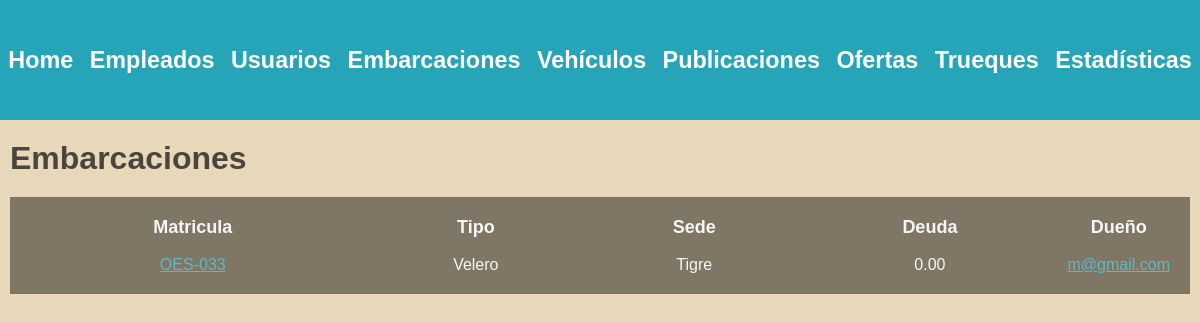
The app's page /administracion/embarcaciones/ (signed in), older data.
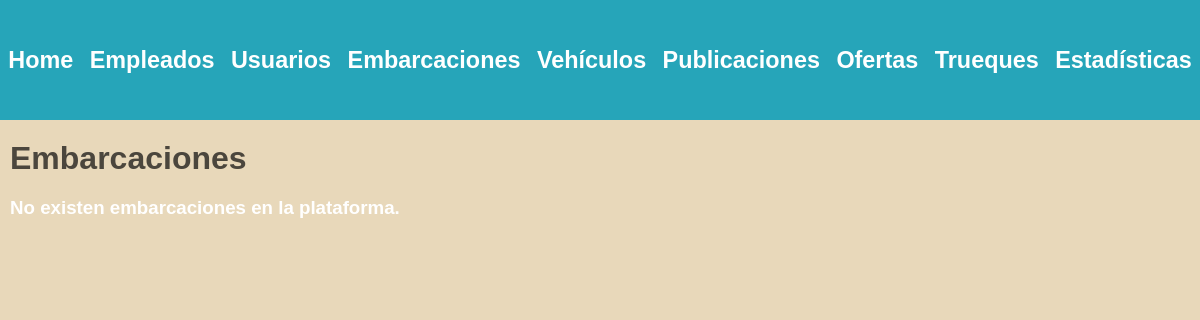
The same page, newer data.
### embarcaciones/models.py (models this page shows)
class Embarcacion(models.Model):
    matricula = models.CharField(max_length=100, unique=True)
    modelo = models.CharField(max_length=100)
    tipo = models.ForeignKey(TipoEmbarcacion, on_delete=models.SET_NULL, null=True)
    m_eslora = models.DecimalField(max_digits=5, decimal_places=2)
    m_manga = models.DecimalField(max_digits=5, decimal_places=2)
    m_calado = models.DecimalField(max_digits=5, decimal_places=2)
    motor = models.BooleanField(default=False)
    deuda = models.DecimalField(max_digits=10, decimal_places=2, default=0)
    sede = models.ForeignKey(Sede, on_delete=models.SET_NULL, null=True)
    dueño = models.ForeignKey(Usuario, on_delete=models.CASCADE)

class TipoEmbarcacion(models.Model):
    clase= models.CharField(max_length=50, unique=True)

### empleados/models.py (models this page shows)
class Sede(models.Model):
    nombre = models.CharField(max_length=100, unique=True)

### usuarios/models.py (models this page shows, shortened)
class Usuario(AbstractBaseUser, PermissionsMixin):
    nombre = models.CharField(max_length=50)
    apellido = models.CharField(max_length=50)
    fecha_nacimiento = models.DateField()
    telefono = models.CharField(max_length=13)
    mail = models.EmailField(max_length=50, unique=True)
    password = models.CharField(max_length=128)
    is_staff= models.BooleanField(default=False)
    is_blocked= models.BooleanField(default=False)
    USERNAME_FIELD = 'mail'
    REQUIRED_FIELDS = ['nombre', 'apellido', 'fecha_nacimiento', 'telefono']

### administrador/views.py (the view)
# urls.py: path('', include('embarcaciones.urls')),
def embarcaciones(request):
    user = request.user
    if not user.is_superuser:
        return redirect('home')
    embarcaciones = Embarcacion.objects.exclude(matricula__startswith='*')
    return render(request, 'boats.html', {'embarcaciones' : embarcaciones})

### autenticacion/backend.py (called while the page is built)
    def get_user(self, user_id):
        UserModel = get_user_model()
        try:
            return UserModel.objects.get(pk=user_id)
        except UserModel.DoesNotExist:
            return None

### administrador/templates/boats.html (shortened to what this page needs)
{% extends 'layouts/navbar.html' %}
{% block content %}
<div class="header">
    <h1>Embarcaciones</h1>
</div>
{% if embarcaciones %}
    <table>
        <thead>
            <tr>
                <th>Matricula</th>
                <th>Tipo</th>
                <th>Sede</th>
                <th>Deuda</th>
                <th>Dueño</th>
            </tr>
        </thead>
        <tbody>
            {% for embarcacion in embarcaciones %}
                <tr>
                    <td>
                        <a href="{% url 'ver detalle embarcacion' embarcacion.id 0 %}"> {{embarcacion.matricula}} </a>
                    </td>
                    <td>{{embarcacion.tipo.clase}}</td>
                    <td>{{embarcacion.sede.nombre}}</td>
                    <td>{{embarcacion.deuda}}</td>
                    <td>
                        <a href="{% url 'ver perfil' embarcacion.dueño.id %}"> {{embarcacion.dueño}} </a>
                    </td>
                </tr>
            {% endfor %}
        </tbody>
    </table>
{% else %}
    <h3>No existen embarcaciones en la plataforma.</h3>
{% endif %}
{% endblock %}

Row changes from the older to the newer data that the page shows:
removed Embarcacion: matricula "OES-033", tipo.clase "Velero", sede.nombre "Tigre", deuda "0.00", dueño "m@gmail.com"
Text that changed along with them:
text no longer shown: "Matricula Tipo Sede Deuda Dueño"
text now shown: "No existen embarcaciones en la plataforma."
